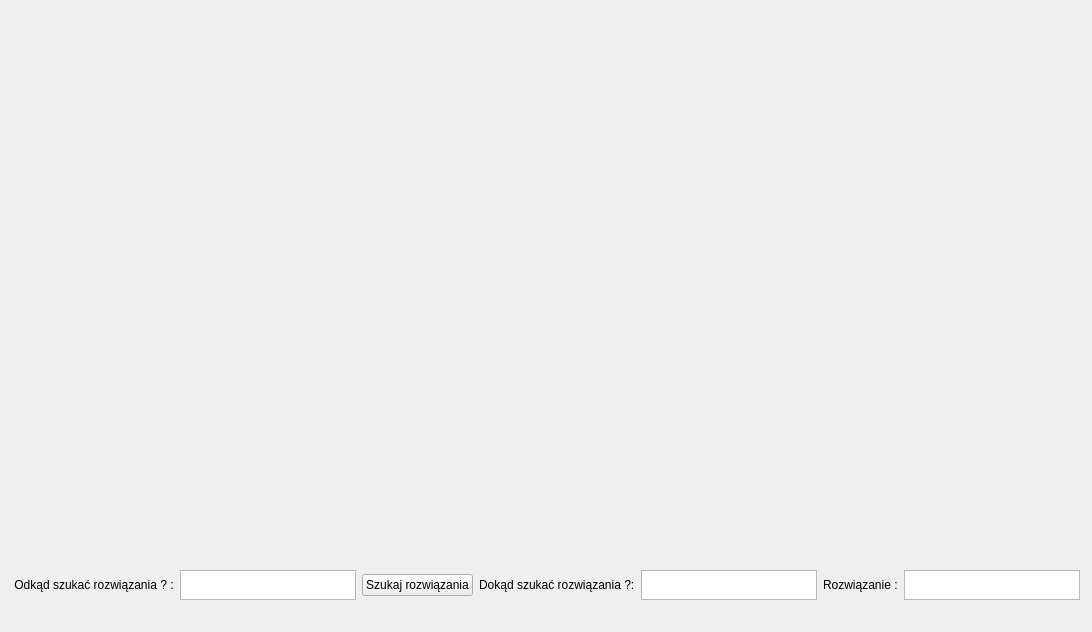
<?xml version="1.0" encoding="UTF-8"?>
<ui version="4.0">
 <class>Exercise3</class>
 <widget class="QWidget" name="Exercise3">
  <property name="geometry">
   <rect>
    <x>0</x>
    <y>0</y>
    <width>1092</width>
    <height>632</height>
   </rect>
  </property>
  <property name="minimumSize">
   <size>
    <width>1092</width>
    <height>632</height>
   </size>
  </property>
  <property name="maximumSize">
   <size>
    <width>1092</width>
    <height>632</height>
   </size>
  </property>
  <property name="windowTitle">
   <string>Exercise3</string>
  </property>
  <widget class="QWidget" name="gridLayoutWidget">
   <property name="geometry">
    <rect>
     <x>0</x>
     <y>0</y>
     <width>1091</width>
     <height>541</height>
    </rect>
   </property>
   <layout class="QGridLayout" name="chartLayout"/>
  </widget>
  <widget class="QWidget" name="gridLayoutWidget_2">
   <property name="geometry">
    <rect>
     <x>0</x>
     <y>540</y>
     <width>1091</width>
     <height>91</height>
    </rect>
   </property>
   <layout class="QGridLayout" name="gridLayout_2">
    <item row="0" column="4">
     <widget class="QTextEdit" name="toTextEdit">
      <property name="maximumSize">
       <size>
        <width>16777215</width>
        <height>30</height>
       </size>
      </property>
     </widget>
    </item>
    <item row="0" column="2">
     <widget class="QPushButton" name="searchButton">
      <property name="text">
       <string>Szukaj rozwiązania</string>
      </property>
     </widget>
    </item>
    <item row="0" column="6">
     <widget class="QTextBrowser" name="solutionTextBrowser">
      <property name="maximumSize">
       <size>
        <width>16777215</width>
        <height>30</height>
       </size>
      </property>
     </widget>
    </item>
    <item row="0" column="3">
     <widget class="QLabel" name="label_2">
      <property name="text">
       <string>Dokąd szukać rozwiązania ?:</string>
      </property>
     </widget>
    </item>
    <item row="0" column="1">
     <widget class="QTextEdit" name="fromTextEdit">
      <property name="maximumSize">
       <size>
        <width>16777215</width>
        <height>30</height>
       </size>
      </property>
     </widget>
    </item>
    <item row="0" column="0">
     <widget class="QLabel" name="label">
      <property name="text">
       <string> Odkąd szukać rozwiązania ? :</string>
      </property>
     </widget>
    </item>
    <item row="0" column="5">
     <widget class="QLabel" name="label_3">
      <property name="text">
       <string>Rozwiązanie :</string>
      </property>
     </widget>
    </item>
   </layout>
  </widget>
 </widget>
 <layoutdefault spacing="6" margin="11"/>
 <resources/>
 <connections/>
</ui>
